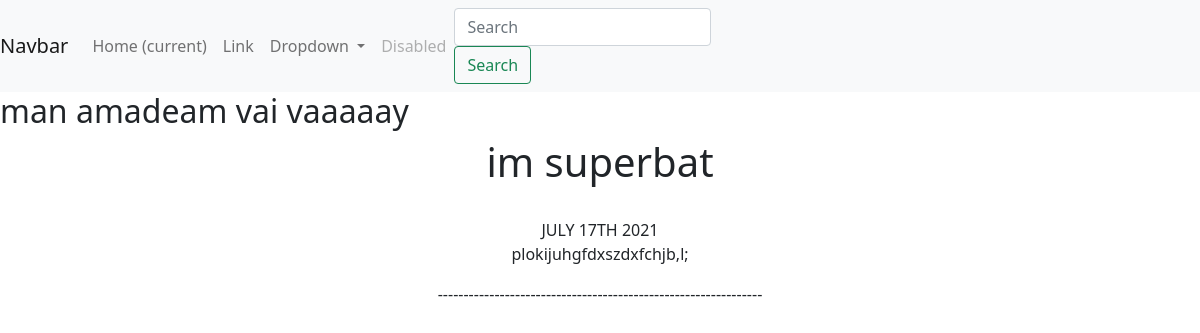
Page /blog/1/ on the committed database.
### blog/models.py (models this page shows, shortened)
class bloog(models.Model):
    title = models.CharField(max_length=100)
    desc = models.TextField()
    date = models.DateField()

### blog/views.py (the view)
# urls.py: path('<int:blog_id>/' , views.detail , name='detail')
def detail(request , blog_id):
    blog = get_object_or_404(bloog , pk = blog_id)
    return render(request , 'blog/detail.html' , {'blog': blog})

### blog/templates/blog/detail.html (shortened to what this page needs)
{% extends 'porto/base.html' %}
{% block cont %}
<h2>man amadeam vai vaaaaay</h2>
<center>
<h1>{{ blog.title }}</h1>
<br>
{{ blog.date|date:'F jS Y'|upper }}
<br>
<p>{{ blog.desc|safe }}</p>
<p>---------------------------------------------------------------</p>
{% endblock %}

### rows in the picture
bloog: title "im superbat", date "JULY 17TH 2021", desc "plokijuhgfdxszdxfchjb,l;"
